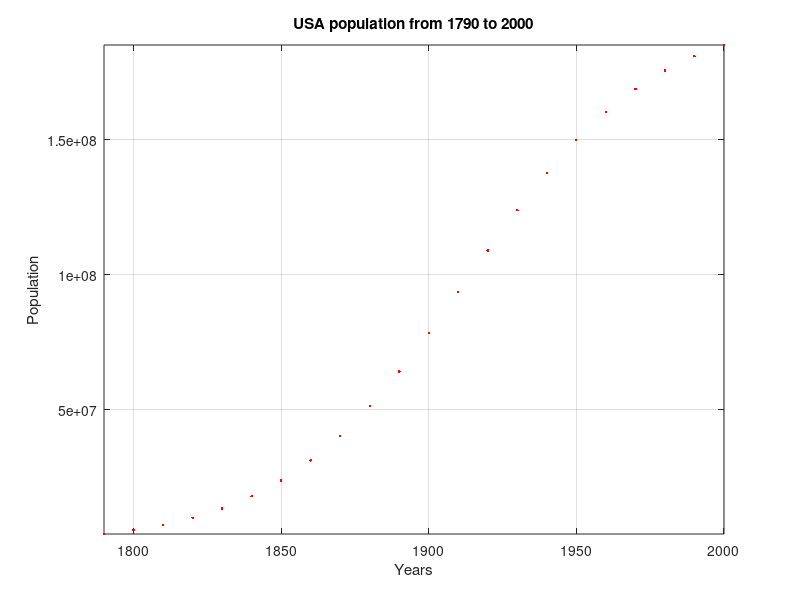

Write MATLAB code to recreate this figure.
t = 1790:10:2000
p = 197273000 ./ (1 + exp(-0.03134.*(t - 1913.25)))

figure(1)
plot(t,p,'r.')
xlabel 'Years'
ylabel('Population')
title 'USA population from 1790 to 2000'
axis tight
grid on